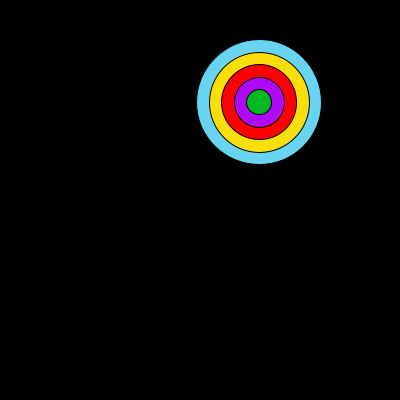
Frame 1 (no input)
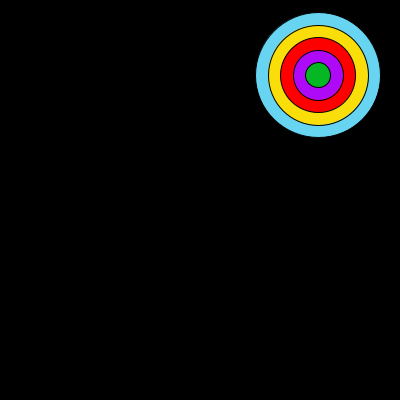
Frame 60 (the mouse pressed at the canvas centre just before this capture)
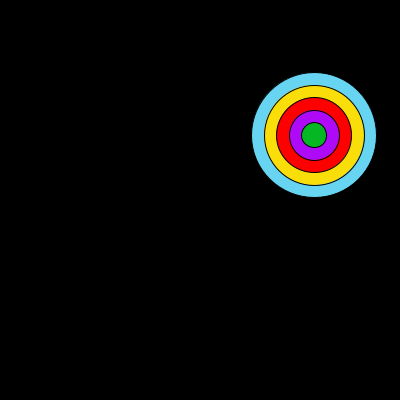
Frame 120 (the mouse held since frame 60 and released just before this capture)

The Processing sketch that drew these frames (run headless with seeded random() and noise(); from frame 60 on, the mouse is pressed at the canvas centre):

// Processing sketch: processing_82205
// ── processing_82205.pde

// Lucky Wen, Bouncing Ball, CP1 mods 16-17


ball bob;

void setup()
{
  bob= new ball();
  size(400, 400);
  frameRate(150);
}

void draw()
{
  background (0, 0, 0);
  bob.move();
  bob.bounce();
  bob.show();
}

class ball
{
  int x, y;
  boolean up, right;

  ball()
  {
    x=int (random(400));
    y=int(random(400));
    up=true;
    right=true;
  }

  void move()
  {
    if (up== true)
    {

      y--;
    }
    else
    {

      y++;
    }
    if (right== true)
    {

      x++;
    }
    else
    {

      x--;
    }
  }

  void bounce()
  {
    if (x>345)
    {

      right = false;
    }
    if (x<60)
    {

      right = true;
    }
    if (y>345)
    {

      up= true;
    }
    if (y<60)
    {

      up= false;
    }
  }

  void show()
  {
    smooth();
    fill(#67D5F2);
    ellipse(x, y, 125, 125);
    fill(#FADE0A);
    ellipse(x, y, 100, 100);
    fill(255, 0, 0);
    ellipse(x, y, 75, 75);
    fill(#AF0AF7);
    ellipse(x, y, 50, 50);
    fill(#06B724);
    ellipse(x, y, 25, 25);
  }
}
